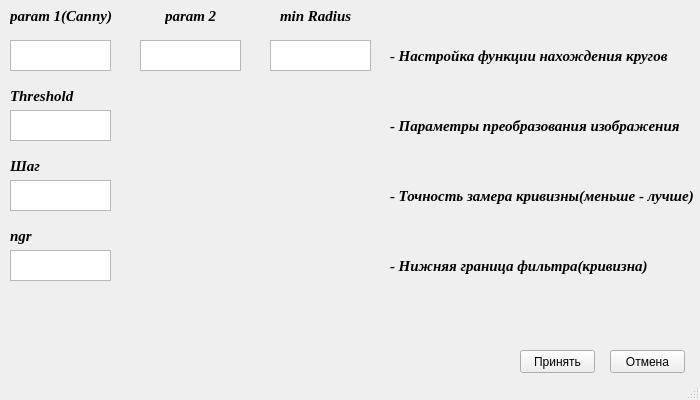
<?xml version="1.0" encoding="UTF-8"?>
<ui version="4.0">
 <class>MainWindow</class>
 <widget class="QMainWindow" name="MainWindow">
  <property name="enabled">
   <bool>true</bool>
  </property>
  <property name="geometry">
   <rect>
    <x>0</x>
    <y>0</y>
    <width>700</width>
    <height>400</height>
   </rect>
  </property>
  <property name="sizePolicy">
   <sizepolicy hsizetype="Fixed" vsizetype="Fixed">
    <horstretch>0</horstretch>
    <verstretch>0</verstretch>
   </sizepolicy>
  </property>
  <property name="minimumSize">
   <size>
    <width>700</width>
    <height>400</height>
   </size>
  </property>
  <property name="mouseTracking">
   <bool>false</bool>
  </property>
  <property name="windowTitle">
   <string>MainWindow</string>
  </property>
  <widget class="QWidget" name="centralwidget">
   <widget class="QLabel" name="label">
    <property name="geometry">
     <rect>
      <x>10</x>
      <y>0</y>
      <width>111</width>
      <height>31</height>
     </rect>
    </property>
    <property name="font">
     <font>
      <family>Times New Roman</family>
      <pointsize>11</pointsize>
      <weight>75</weight>
      <italic>true</italic>
      <bold>true</bold>
     </font>
    </property>
    <property name="text">
     <string>param 1(Canny)</string>
    </property>
   </widget>
   <widget class="QLabel" name="label_2">
    <property name="geometry">
     <rect>
      <x>165</x>
      <y>0</y>
      <width>81</width>
      <height>31</height>
     </rect>
    </property>
    <property name="font">
     <font>
      <family>Times New Roman</family>
      <pointsize>11</pointsize>
      <weight>75</weight>
      <italic>true</italic>
      <bold>true</bold>
     </font>
    </property>
    <property name="text">
     <string>param 2</string>
    </property>
   </widget>
   <widget class="QLabel" name="label_3">
    <property name="geometry">
     <rect>
      <x>280</x>
      <y>0</y>
      <width>101</width>
      <height>31</height>
     </rect>
    </property>
    <property name="font">
     <font>
      <family>Times New Roman</family>
      <pointsize>11</pointsize>
      <weight>75</weight>
      <italic>true</italic>
      <bold>true</bold>
     </font>
    </property>
    <property name="text">
     <string>min Radius</string>
    </property>
   </widget>
   <widget class="QLabel" name="label_4">
    <property name="geometry">
     <rect>
      <x>390</x>
      <y>30</y>
      <width>351</width>
      <height>51</height>
     </rect>
    </property>
    <property name="font">
     <font>
      <family>Times New Roman</family>
      <pointsize>11</pointsize>
      <weight>75</weight>
      <italic>true</italic>
      <bold>true</bold>
     </font>
    </property>
    <property name="text">
     <string>- Настройка функции нахождения кругов</string>
    </property>
   </widget>
   <widget class="QPushButton" name="pushButton">
    <property name="geometry">
     <rect>
      <x>520</x>
      <y>350</y>
      <width>75</width>
      <height>23</height>
     </rect>
    </property>
    <property name="text">
     <string>Принять</string>
    </property>
   </widget>
   <widget class="QPushButton" name="pushButton_2">
    <property name="geometry">
     <rect>
      <x>610</x>
      <y>350</y>
      <width>75</width>
      <height>23</height>
     </rect>
    </property>
    <property name="text">
     <string>Отмена</string>
    </property>
   </widget>
   <widget class="QTextEdit" name="textEdit">
    <property name="geometry">
     <rect>
      <x>10</x>
      <y>40</y>
      <width>101</width>
      <height>31</height>
     </rect>
    </property>
    <property name="font">
     <font>
      <family>Times New Roman</family>
      <pointsize>11</pointsize>
      <weight>75</weight>
      <bold>true</bold>
     </font>
    </property>
   </widget>
   <widget class="QTextEdit" name="textEdit_2">
    <property name="geometry">
     <rect>
      <x>140</x>
      <y>40</y>
      <width>101</width>
      <height>31</height>
     </rect>
    </property>
    <property name="font">
     <font>
      <family>Times New Roman</family>
      <pointsize>11</pointsize>
      <weight>75</weight>
      <bold>true</bold>
     </font>
    </property>
   </widget>
   <widget class="QTextEdit" name="textEdit_3">
    <property name="geometry">
     <rect>
      <x>270</x>
      <y>40</y>
      <width>101</width>
      <height>31</height>
     </rect>
    </property>
    <property name="font">
     <font>
      <family>Times New Roman</family>
      <pointsize>11</pointsize>
      <weight>75</weight>
      <bold>true</bold>
     </font>
    </property>
   </widget>
   <widget class="QTextEdit" name="textEdit_4">
    <property name="geometry">
     <rect>
      <x>10</x>
      <y>110</y>
      <width>101</width>
      <height>31</height>
     </rect>
    </property>
    <property name="font">
     <font>
      <family>Times New Roman</family>
      <pointsize>11</pointsize>
      <weight>75</weight>
      <bold>true</bold>
     </font>
    </property>
   </widget>
   <widget class="QLabel" name="label_5">
    <property name="geometry">
     <rect>
      <x>10</x>
      <y>80</y>
      <width>111</width>
      <height>31</height>
     </rect>
    </property>
    <property name="font">
     <font>
      <family>Times New Roman</family>
      <pointsize>11</pointsize>
      <weight>75</weight>
      <italic>true</italic>
      <bold>true</bold>
     </font>
    </property>
    <property name="text">
     <string>Threshold</string>
    </property>
   </widget>
   <widget class="QLabel" name="label_6">
    <property name="geometry">
     <rect>
      <x>390</x>
      <y>100</y>
      <width>351</width>
      <height>51</height>
     </rect>
    </property>
    <property name="font">
     <font>
      <family>Times New Roman</family>
      <pointsize>11</pointsize>
      <weight>75</weight>
      <italic>true</italic>
      <bold>true</bold>
     </font>
    </property>
    <property name="text">
     <string>- Параметры преобразования изображения</string>
    </property>
   </widget>
   <widget class="QTextEdit" name="textEdit_5">
    <property name="geometry">
     <rect>
      <x>10</x>
      <y>180</y>
      <width>101</width>
      <height>31</height>
     </rect>
    </property>
    <property name="font">
     <font>
      <family>Times New Roman</family>
      <pointsize>11</pointsize>
      <weight>75</weight>
      <bold>true</bold>
     </font>
    </property>
   </widget>
   <widget class="QLabel" name="label_7">
    <property name="geometry">
     <rect>
      <x>10</x>
      <y>150</y>
      <width>111</width>
      <height>31</height>
     </rect>
    </property>
    <property name="font">
     <font>
      <family>Times New Roman</family>
      <pointsize>11</pointsize>
      <weight>75</weight>
      <italic>true</italic>
      <bold>true</bold>
     </font>
    </property>
    <property name="text">
     <string>Шаг</string>
    </property>
   </widget>
   <widget class="QLabel" name="label_8">
    <property name="geometry">
     <rect>
      <x>390</x>
      <y>170</y>
      <width>351</width>
      <height>51</height>
     </rect>
    </property>
    <property name="font">
     <font>
      <family>Times New Roman</family>
      <pointsize>11</pointsize>
      <weight>75</weight>
      <italic>true</italic>
      <bold>true</bold>
     </font>
    </property>
    <property name="text">
     <string>- Точность замера кривизны(меньше - лучше)</string>
    </property>
   </widget>
   <widget class="QTextEdit" name="textEdit_6">
    <property name="geometry">
     <rect>
      <x>10</x>
      <y>250</y>
      <width>101</width>
      <height>31</height>
     </rect>
    </property>
    <property name="font">
     <font>
      <family>Times New Roman</family>
      <pointsize>11</pointsize>
      <weight>75</weight>
      <bold>true</bold>
     </font>
    </property>
   </widget>
   <widget class="QLabel" name="label_9">
    <property name="geometry">
     <rect>
      <x>10</x>
      <y>220</y>
      <width>301</width>
      <height>31</height>
     </rect>
    </property>
    <property name="font">
     <font>
      <family>Times New Roman</family>
      <pointsize>11</pointsize>
      <weight>75</weight>
      <italic>true</italic>
      <bold>true</bold>
     </font>
    </property>
    <property name="text">
     <string>ngr</string>
    </property>
   </widget>
   <widget class="QLabel" name="label_10">
    <property name="geometry">
     <rect>
      <x>390</x>
      <y>250</y>
      <width>301</width>
      <height>31</height>
     </rect>
    </property>
    <property name="font">
     <font>
      <family>Times New Roman</family>
      <pointsize>11</pointsize>
      <weight>75</weight>
      <italic>true</italic>
      <bold>true</bold>
     </font>
    </property>
    <property name="text">
     <string>- Нижняя граница фильтра(кривизна)</string>
    </property>
   </widget>
  </widget>
  <widget class="QStatusBar" name="statusbar"/>
 </widget>
 <resources/>
 <connections/>
</ui>
